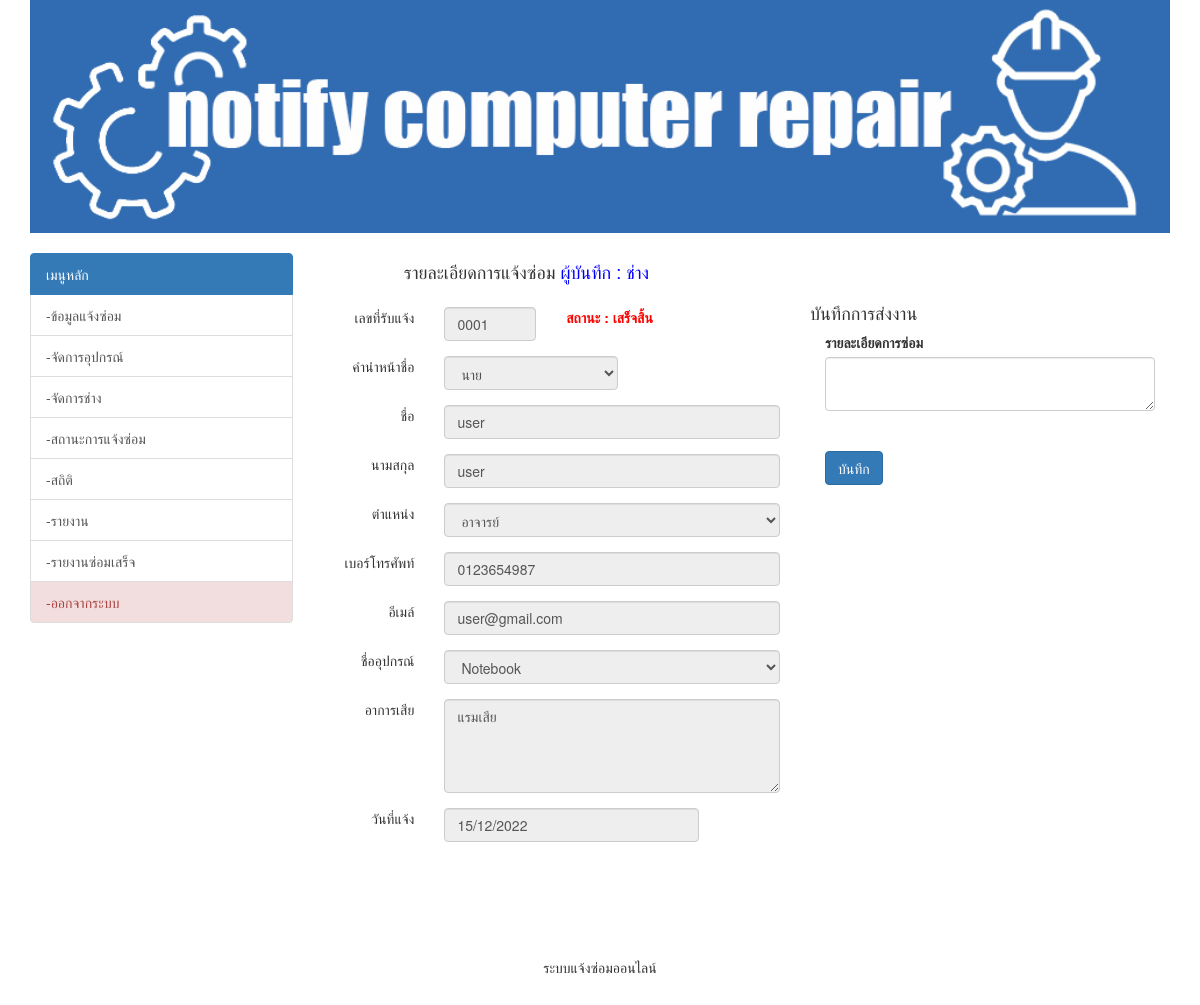
Page /new_case_detail2.php?pd_number=1 (signed in) on the committed database.
### tables this page shows
CREATE TABLE `tbl_device_case` (
  `pd_number` int(4) UNSIGNED ZEROFILL NOT NULL COMMENT 'เลขที่แจ้งปัญหา',
  `der_id` int(11) NOT NULL COMMENT 'รหัสเครื่อง',
  `der_name` varchar(50) NOT NULL COMMENT 'ชื่ออุปกรณ์',
  `pd_detail` varchar(50) NOT NULL COMMENT 'รายละเอียดการแจ้ง',
  `pd_date` date NOT NULL COMMENT 'วันที่',
  `pd_intail` varchar(10) NOT NULL COMMENT 'คำนำหน้า',
  `pd_name` varchar(50) NOT NULL COMMENT 'ชื่อ',
  `pd_lname` varchar(50) NOT NULL COMMENT 'นามสกุล',
  `pd_position` varchar(50) NOT NULL COMMENT 'ตำแหน่ง',
  `pd_tell` varchar(10) NOT NULL COMMENT 'เบอร์โทร',
  `pd_email` varchar(100) NOT NULL COMMENT 'อีเมลล์',
  `st_id` int(11) NOT NULL,
  `datesave` timestamp NOT NULL DEFAULT current_timestamp() COMMENT 'วันเวลาที่เพิ่มข้อมูล'
);

CREATE TABLE `tbl_status` (
  `st_id` int(11) NOT NULL,
  `st_name` varchar(50) NOT NULL
);

### chklogin.php (called while the page is built, shortened)
<?php
$admin_id = $_SESSION['admin_id'];
?>

### new_case_detail2.php (the view, shortened to what this page needs)
<?php require_once('Connections/Repair.php');
include('chklogin.php');
$query_rsadm = ("SELECT * FROM tbl_admin WHERE admin_id =$admin_id");
$rsadm = mysqli_query($condb, $query_rsadm) or die(mysqli_error($condb));
$row_rsadm = mysqli_fetch_assoc($rsadm);
$pd_number = mysqli_real_escape_string($condb,$_GET['pd_number']);
$query_formdetail = "
SELECT * FROM tbl_device_case as p , tbl_status as t
WHERE p.pd_number=$pd_number AND p.st_id=t.st_id";
$formdetail = mysqli_query($condb, $query_formdetail) or die(mysqli_error($condb));
$row_formdetail = mysqli_fetch_assoc($formdetail);
include('Bootstrap_sc.php');
?>
<body>
<div class="container">
  <div class="row">
  	<div class="col-md-12 hidden-print">
    	<?php include('banner.php');?>
    </div>
    <div class="col-md-3 hidden-print">
    <br>
      <?php include('list2.php');?>
  </div>
    <div class="col-md-5 col-xs-12 col-sm-12">
    	 <form action="complete_db.php" method="POST"  name="add" class="form-horizontal" id="add">
       <div class="form-group">
       <div class="col-sm-2" align="right"></div>
        <div class="col-sm-10" align="left">
          <h4> <br>
         รายละเอียดการแจ้งซ่อม
         <font color="blue"> ผู้บันทึก :
          <?php echo $row_rsadm['admin_name']; ?>
        </font> </h4>
        </div>
      </div>
       <div class="form-group">
        <div class="col-sm-3 col-xs-2" align="right">เลขที่รับแจ้ง</div>
          <div class="col-sm-3 col-xs-1" align="left">
             <input name="pd_number" type="text" class="form-control" value="<?php echo $row_formdetail['pd_number']; ?>" readonly>
          </div>
           <div class="col-sm-5 col-xs-2" align="left">
           <b> <font color="red"> สถานะ : <?php echo $row_formdetail['st_name']; ?> </font></b>
           </div>
      </div>
        <div class="form-group">
        <div class="col-sm-3  col-xs-2" align="right">คำนำหน้าชื่อ</div>
          <div class="col-sm-5  col-xs-2" align="left">
            <select name="pd_intail" id="pd_intail" class="form-control" disabled>
              <?php
do {
?>
              <option value="<?php echo $row_formdetail['pd_intail']?>"><?php echo $row_formdetail['pd_intail']?></option>
              <?php
} while ($row_formdetail = mysqli_fetch_assoc($formdetail));
  $rows = mysqli_num_rows($formdetail);
  if($rows > 0) {
      mysqli_data_seek($formdetail, 0);
	  $row_formdetail = mysqli_fetch_assoc($formdetail);
  }
?>
            </select>
          </div>
                  </div>
      <div class="form-group">
        <div class="col-sm-3  col-xs-2" align="right">ชื่อ</div>
          <div class="col-sm-9  col-xs-4" align="left">
            <input  name="pd_name" type="text" disabled required class="form-control" id="pd_name"  placeholder="ชื่อ" value="<?php echo $row_formdetail['pd_name']; ?>"
            minlength="2" />
          </div>
      </div>
      <div class="form-group">
        <div class="col-sm-3  col-xs-2" align="right">นามสกุล</div>
          <div class="col-sm-9  col-xs-4" align="left">
            <input  name="pd_lname" type="text" disabled required class="form-control" id="pd_lname"  placeholder="นามสกุล" value="<?php echo $row_formdetail['pd_lname']; ?>"
            minlength="2" />
          </div>
      </div>
       <div class="form-group">
        <div class="col-sm-3  col-xs-2" align="right">ตำแหน่ง</div>
          <div class="col-sm-9 col-xs-5" align="left">
            <select name="pd_position" id="pd_position" class="form-control" disabled>
              <?php
do {
?>
              <option value="<?php echo $row_formdetail['pd_position']?>"><?php echo $row_formdetail['pd_position']?></option>
              <?php
} while ($row_formdetail = mysqli_fetch_assoc($formdetail));
  $rows = mysqli_num_rows($formdetail);
  if($rows > 0) {
      mysqli_data_seek($formdetail, 0);
	  $row_formdetail = mysqli_fetch_assoc($formdetail);
  }
?>
            </select>
          </div>
       </div>
       <div class="form-group">
        <div class="col-sm-3  col-xs-2" align="right">เบอร์โทรศัพท์</div>
          <div class="col-sm-9 col-xs-5" align="left">
            <input  name="pd_tell" type="text" disabled  class="form-control" value="<?php echo $row_formdetail['pd_tell']; ?>" />
          </div>
      </div>
      <div class="form-group">
        <div class="col-sm-3  col-xs-2" align="right">อีเมล์</div>
          <div class="col-sm-9  col-xs-5" align="left">
            <input  name="pd_email" disabled required class="form-control" id="pd_tell"
            placeholder="email" value="<?php echo $row_formdetail['pd_email']; ?>"/>
          </div>
      </div>
             <div class="form-group">
        <div class="col-sm-3  col-xs-2" align="right">ชื่ออุปกรณ์</div>
          <div class="col-sm-9  col-xs-7" align="left">
            <select name="device"  class="form-control" disabled>
              <?php
do {
?>
              <option value="<?php echo $row_formdetail['der_id']?>"><?php echo $row_formdetail['der_name']?></option>
              <?php
} while ($row_formdetail = mysqli_fetch_assoc($formdetail));
  $rows = mysqli_num_rows($formdetail);
  if($rows > 0) {
      mysqli_data_seek($formdetail, 0);
	  $row_formdetail = mysqli_fetch_assoc($formdetail);
  }
?>
            </select>
          </div>
      </div>
       <div class="form-group">
        <div class="col-sm-3  col-xs-2" align="right">อาการเสีย</div>
          <div class="col-sm-9  col-xs-7" align="left">
            <textarea name="pd_detail" rows="4" readonly required class="form-control" id="pd_detail"><?php echo $row_formdetail['pd_detail']; ?></textarea>
         </div>
      </div>
             <div class="form-group">
        <div class="col-sm-3  col-xs-2" align="right">วันที่แจ้ง</div>
          <div class="col-sm-7  col-xs-3" align="left">
             <input type="text" class="form-control" disabled value="<?php echo date('d/m/Y',strtotime($row_formdetail['pd_date'])); ?>">
          </div>
      </div>
    </div>
      <div class="col-md-4">
      <br><br><br>
      <h4> บันทึกการส่งงาน </h4>
      <div class="form-group">
      <div class="col-sm-12">
        <label for="rr_repain_detial">รายละเอียดการซ่อม</label>
        <textarea name="rr_repain_detial" class="form-control" rows="2" id="rr_repain_detial"  required></textarea>
      </div>
      </div>
      <div class="form-group">
      <div class="col-sm-12">
      <br>
       <BR />
      	<button type="submit" class="btn btn-primary" name="sent" onClick="return confirm('ยืนยัน');">  บันทึก </button>
      </div>
      </div>
      </div>
  </div>
</div>
</body>
</html>
<?php include('footer.php');?>

### rows in the picture
tbl_device_case: pd_number "0001", st.st_name "เสร็จสิ้น", pd_name "user", pd_lname "user", pd_tell "0123654987", pd_email "user@gmail.com", pd_detail "แรมเสีย", pd_date "15/12/2022"

### other values in the picture
$row_rsadm['admin_name'] "ช่าง"
form field pd_intail "นาย"
form field pd_position "อาจารย์"
form field device "Notebook"
